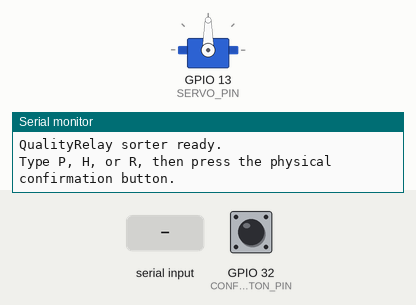
Recording of a sketch running on a simulated ESP32. Parts: servo, the last lines printed to the serial monitor. The test bench sets the inputs (shaded band); at power-on: GPIO 32 (CONFIRM_BUTTON_PIN) HIGH.

Above: at 1.2 s.
1.3 s: GPIO 32 (CONFIRM_BUTTON_PIN) pulled LOW for 0.15 s
2.9 s: "P" received over Serial
4.4 s: GPIO 32 (CONFIRM_BUTTON_PIN) pulled LOW for 1 s
At 5.3 s:
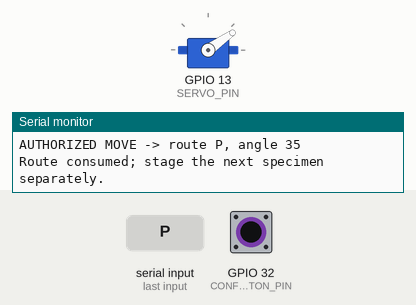
6.9 s: "H" received over Serial
8.4 s: "R" received over Serial
9.9 s: GPIO 32 (CONFIRM_BUTTON_PIN) pulled LOW for 0.15 s
At 10.7 s:
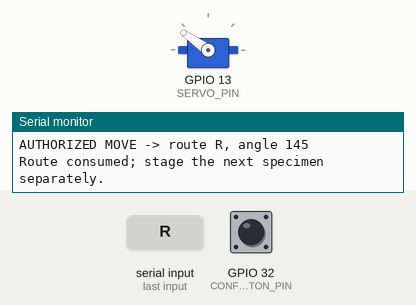
Timing chart, 0 to 12.5 s (numbered marks = the images above; inputs shaded):
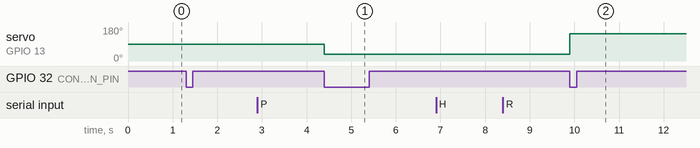

The sketch:

esp32_manual_sorter.ino
```cpp
/*
  QualityRelay manual-track servo sorter prototype.

  Serial Monitor stages one route:
    P = PASS
    H = HOLD
    R = REJECT

  The servo moves only after the physical confirmation button is pressed.
  Install the ESP32Servo library before compiling.

  Wiring:
    Servo signal -> GPIO13
    Servo power  -> external regulated supply matched to the servo
    Servo ground -> external supply ground
    External supply ground -> ESP32 GND (common signal reference)
    Button -> GPIO32 and GND (INPUT_PULLUP)

  Never power the servo from an ESP32 GPIO or the 3.3 V pin.
*/

#include <ESP32Servo.h>
#include <ctype.h>

const int SERVO_PIN = 13;
const int CONFIRM_BUTTON_PIN = 32;

// Calibrate these with the flap disconnected first, then in 5-degree steps.
const int PASS_ANGLE = 35;
const int HOLD_ANGLE = 90;
const int REJECT_ANGLE = 145;

const unsigned long DEBOUNCE_MS = 250;
const unsigned long STAGE_TIMEOUT_MS = 15000;

Servo diverter;
char pendingRoute = '\0';
int pendingAngle = HOLD_ANGLE;
unsigned long stagedAtMs = 0;
unsigned long lastPressMs = 0;
bool lastButtonPressed = false;

void clearPending(const char* reason) {
  pendingRoute = '\0';
  pendingAngle = HOLD_ANGLE;
  stagedAtMs = 0;
  Serial.println(reason);
}

bool routeToAngle(char route, int& angle) {
  switch (route) {
    case 'P': angle = PASS_ANGLE; return true;
    case 'H': angle = HOLD_ANGLE; return true;
    case 'R': angle = REJECT_ANGLE; return true;
    default: return false;
  }
}

void setup() {
  Serial.begin(115200);
  pinMode(CONFIRM_BUTTON_PIN, INPUT_PULLUP);

  diverter.setPeriodHertz(50);
  diverter.attach(SERVO_PIN, 500, 2400);
  diverter.write(HOLD_ANGLE);

  Serial.println("QualityRelay sorter ready.");
  Serial.println("Type P, H, or R, then press the physical confirmation button.");
}

void loop() {
  if (Serial.available() > 0) {
    char route = (char)toupper(Serial.read());
    int requestedAngle = HOLD_ANGLE;

    if (routeToAngle(route, requestedAngle)) {
      pendingRoute = route;
      pendingAngle = requestedAngle;
      stagedAtMs = millis();
      Serial.print("Route staged: ");
      Serial.print(pendingRoute);
      Serial.println(". Press confirmation button within 15 seconds.");
    }
  }

  if (pendingRoute != '\0' && millis() - stagedAtMs > STAGE_TIMEOUT_MS) {
    clearPending("Staged route expired; gate did not move.");
  }

  bool pressed = digitalRead(CONFIRM_BUTTON_PIN) == LOW;
  bool newPress = pressed && !lastButtonPressed;
  lastButtonPressed = pressed;

  if (newPress && millis() - lastPressMs > DEBOUNCE_MS) {
    lastPressMs = millis();

    if (pendingRoute == '\0') {
      Serial.println("No route staged; gate did not move.");
    } else {
      diverter.write(pendingAngle);
      Serial.print("AUTHORIZED MOVE -> route ");
      Serial.print(pendingRoute);
      Serial.print(", angle ");
      Serial.println(pendingAngle);
      clearPending("Route consumed; stage the next specimen separately.");
    }
  }
}
```

Measured:
- after the input at 4.4 s, servo on GPIO 13 (SERVO_PIN): 90° → 35° at once
- after the input at 9.9 s, servo on GPIO 13 (SERVO_PIN): 35° → 145° at once
